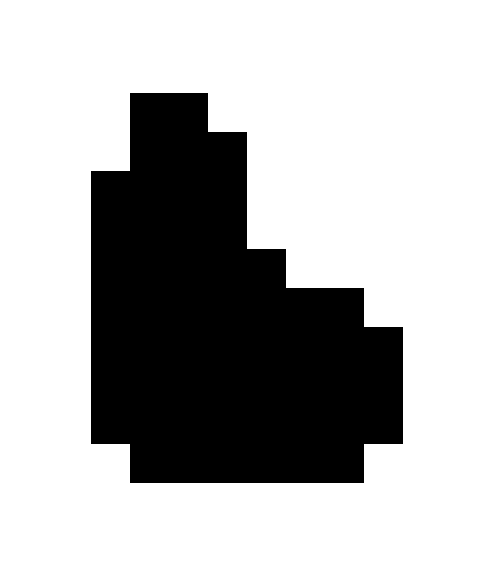
%> input picture img/other/shape2Binary.png, 499 x 573 px
$ octave Descriptores.m   (GNU Octave 9; MATLAB toolbox functions it lacks are replaced by stand-ins)
%> lines starting %> are read from the running program, lines starting %| are printed output that depends on the picture; in (x1, y1, x2, y2) boxes, pixels count from 0 and x2, y2 are one past the last pixel; in counts of white or black regions, pixels touching at a corner belong together; the program's own positions count from 1
### GetXFrontCentroid.m
function xCentroid = GetXFrontCentroid(ImgRoi)
% Funcion GetXFrontCentroid: Devuelve el centroide frontal de la imagen
% del ROI.
%
% Donde:
% ImgRoi: Es la imagen binaria del ROI, ImgRoi = Roi.Image
xFrontCentroid = 0.0;
cnt = 0;
[rows cols] = size(ImgRoi);
for i = 1 : (cols*0.3)
    for j = 1 : rows
        if ImgRoi(j, i) ~= 0
            xFrontCentroid = xFrontCentroid + j;
            cnt = cnt + 1;
        end
    end
end
xCentroid = xFrontCentroid / cnt;

### Descriptores.m
%% Muestra algunos descriptores de una imagen de prueba.
clear
clc
clear all
close all
%% Select Image and thresholding.
FileNames = {'shape2Binary.png'};
FilePath = 'img/other/';
%[FileNames, FilePath] = ReadFile() %Descomentar para seleccionar una imagen
if FilePath == 0
    return;
end
for File=1 : length(FileNames)
    if ischar(FileNames) == 0
        FileName = FileNames{File};
        FullFileName=[FilePath FileNames{File}];
    else
        FileName = FileNames;
        FullFileName=[FilePath FileNames];
    end
    f1 = imread(FullFileName);
%> f1: size 573x499 uint8; 29.3% white; 1 white region, box (x1, y1, x2, y2) and area: (91, 93, 403, 483) 83655
    bw = im2bw(f1);
%> bw: size 573x499 logical; 29.3% white; 1 white region
    bw = bwareaopen(bw, 3000);

    %% Image regions and comets segmentation.
    s = regionprops(bw, 'all')
%> s = 1 region; box (x1, y1, x2, y2), Area, Centroid, MajorAxisLength, MinorAxisLength and Eccentricity: (91, 93, 403, 483) 83655 [222.3 325.7] 428 280.3 0.756
    box = cat(1, s.BoundingBox);
%> box = [91.5 93.5 312 390]
    [boxLen col] = size(box);
%> boxLen = 1; col = 4
    for p = 1 : boxLen
    Roi = s(p);
    [height, width] = size(Roi.Image);
    xFrontCentroid = GetXFrontCentroid(Roi.Image);
    xFrontCentroid = round(xFrontCentroid);
    RegionImage = Roi.Image;
    [rows cols] = size(RegionImage)
    ResultImage=zeros(rows,cols,3);
    ResultImage(:,:,1)  = RegionImage;
    ResultImage(:,:,2)  = RegionImage;
    ResultImage(:,:,3)  = RegionImage;
    ResultImage=im2uint8(ResultImage);
    for i = 1 : (cols*0.3)
        for j = 1 : rows
            if RegionImage(j, i) ~= 0
                    ResultImage(j, i , 1) = 204;
                    ResultImage(j, i , 2) = 230;
                    ResultImage(j, i , 3) = 255;
                if j == round(xFrontCentroid)
                    ResultImage(j, i , 1) = 255;
                    ResultImage(j, i , 2) = 0;
                    ResultImage(j, i , 3) = 0;
                end
            end
        end
    end
    figure,imshow(ResultImage);
    %% CONVEX HULL
    figure,imshow(bw);
    [y, x] = find(bw);
    k = convhull(x, y);
    hold on
    plot(x, y, 'white')
    plot(x(k), y(k), 'r', 'LineWidth', 4)
    hold off
    end
%> this loop made 1 pass
%> (height, width, xFrontCentroid, rows, cols, xCentroid in GetXFrontCentroid) on pass 1: (390, 312, 202, 390, 312, 202)
%> pass 1, `RegionImage = Roi.Image;`:
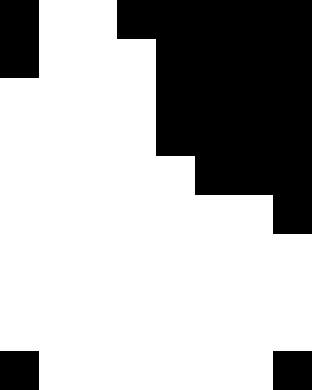
%> RegionImage: size 390x312 logical; 68.8% white; 4 black regions, box (x1, y1, x2, y2) and area: (117, 0, 312, 234) 31941, (0, 0, 39, 78) 3042, (0, 351, 39, 390) 1521, (273, 351, 312, 390) 1521
%> pass 1, `imshow(ResultImage)`:
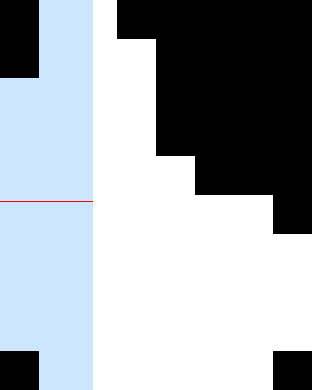
%> displayed picture: size 390x312x3, on the screen's scale of 0 to 255; mean R, G, B 162.1, 168.6, 175.1
%> pass 1, `plot(x(k), y(k), 'r', 'LineWidth', 4)`:
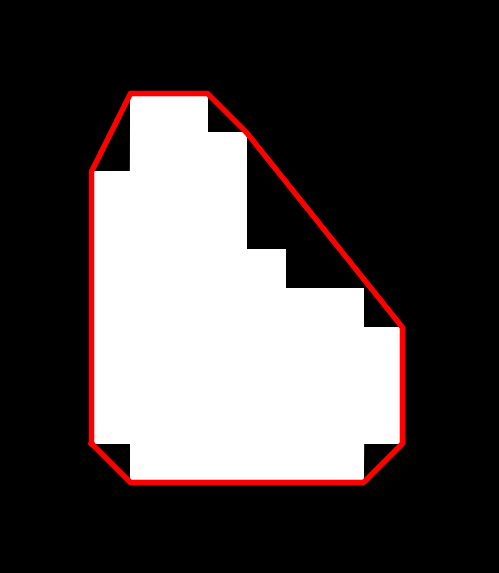
%> figure redrawn from the program's plot data
    if ischar(FileNames) == 1
break;
    end
end
